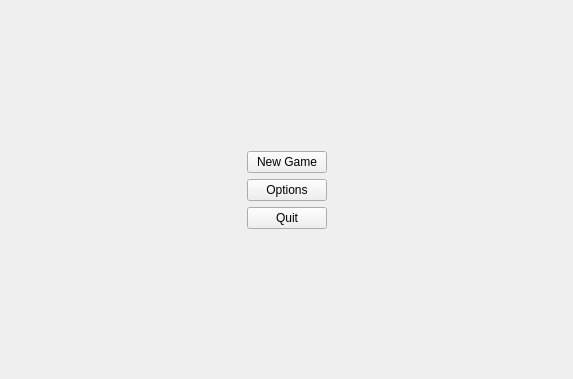
<?xml version="1.0" encoding="UTF-8"?>
<ui version="4.0">
 <class>m_MainMenu</class>
 <widget class="QWidget" name="m_MainMenu">
  <property name="geometry">
   <rect>
    <x>0</x>
    <y>0</y>
    <width>573</width>
    <height>379</height>
   </rect>
  </property>
  <property name="windowTitle">
   <string>Main Menu</string>
  </property>
  <layout class="QVBoxLayout" name="verticalLayout">
   <item>
    <spacer name="verticalSpacer">
     <property name="orientation">
      <enum>Qt::Vertical</enum>
     </property>
     <property name="sizeHint" stdset="0">
      <size>
       <width>20</width>
       <height>40</height>
      </size>
     </property>
    </spacer>
   </item>
   <item>
    <layout class="QHBoxLayout" name="horizontalLayout_3">
     <item>
      <spacer name="horizontalSpacer_4">
       <property name="orientation">
        <enum>Qt::Horizontal</enum>
       </property>
       <property name="sizeHint" stdset="0">
        <size>
         <width>40</width>
         <height>20</height>
        </size>
       </property>
      </spacer>
     </item>
     <item>
      <layout class="QVBoxLayout" name="verticalLayout_3">
       <item>
        <widget class="QPushButton" name="m_StartButton">
         <property name="text">
          <string>New Game</string>
         </property>
        </widget>
       </item>
       <item>
        <widget class="QPushButton" name="m_OptionsButton">
         <property name="text">
          <string>Options</string>
         </property>
        </widget>
       </item>
       <item>
        <widget class="QPushButton" name="m_QuitButton">
         <property name="text">
          <string>Quit</string>
         </property>
        </widget>
       </item>
      </layout>
     </item>
     <item>
      <spacer name="horizontalSpacer_3">
       <property name="orientation">
        <enum>Qt::Horizontal</enum>
       </property>
       <property name="sizeHint" stdset="0">
        <size>
         <width>40</width>
         <height>20</height>
        </size>
       </property>
      </spacer>
     </item>
    </layout>
   </item>
   <item>
    <spacer name="verticalSpacer_2">
     <property name="orientation">
      <enum>Qt::Vertical</enum>
     </property>
     <property name="sizeHint" stdset="0">
      <size>
       <width>20</width>
       <height>40</height>
      </size>
     </property>
    </spacer>
   </item>
  </layout>
 </widget>
 <resources/>
 <connections/>
</ui>
